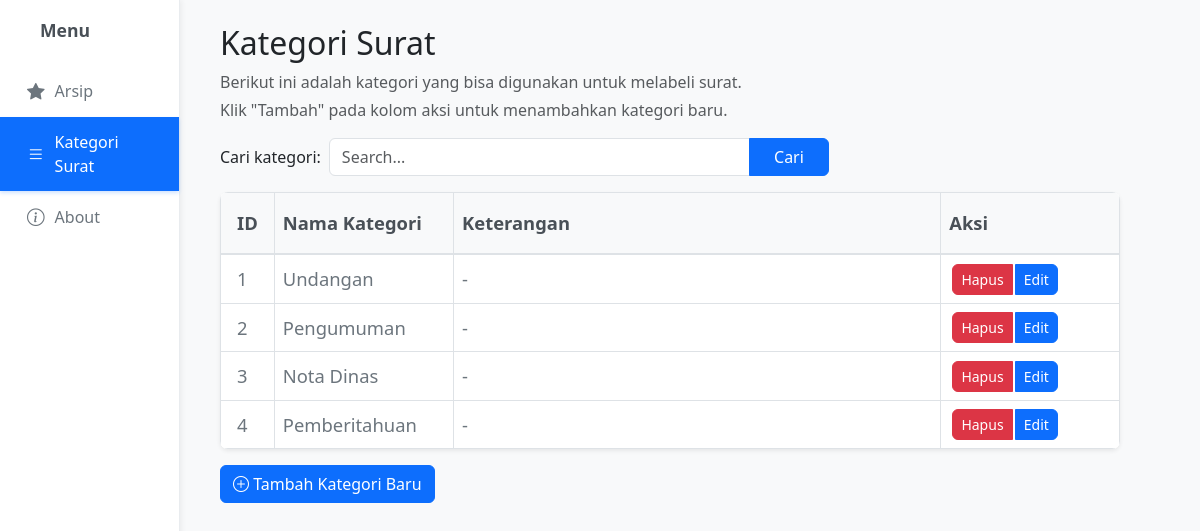
The page /kategori/ on the database its author committed.
### arsip/models.py (models this page shows, shortened)
class KategoriSurat(models.Model):
    nama = models.CharField(max_length=100, unique=True)
    keterangan = models.TextField(blank=True, null=True)

### arsip/views.py (the view, shortened to what this page needs)
# urls.py: path('kategori/', views.kategori_list, name='kategori_list'),
def kategori_list(request):
    kategori_list = KategoriSurat.objects.all()
    return render(request, 'arsip/kategori_list.html', {'kategori_list': kategori_list})

### arsip/templates/arsip/kategori_list.html (shortened to what this page needs)
{% extends 'arsip/base.html' %}
{% block content %}
<div class="px-3">
    <div class="mb-3">
        <h2 class="mb-2">Kategori Surat</h2>
        <p class="text-muted mb-1">Berikut ini adalah kategori yang bisa digunakan untuk melabeli surat.</p>
        <p class="text-muted">Klik "Tambah" pada kolom aksi untuk menambahkan kategori baru.</p>
    </div>
    <div class="row align-items-center mb-3">
        <div class="col">
            <div class="d-flex align-items-center">
                <label for="search" class="me-2">Cari kategori:</label>
                <div class="input-group" style="max-width: 500px;">
                    <input type="text" id="search" class="form-control" placeholder="Search...">
                    <button class="btn btn-primary px-4" type="button">Cari</button>
                </div>
            </div>
        </div>
    </div>
    <div class="card shadow-sm">
        <div class="card-body p-0">
            <div class="table-responsive">
                <table class="table table-hover mb-0 table-bordered table-lg" style="font-size:1.15rem; min-width:900px;">
                    <thead>
                        <tr>
                            <th class="py-3 px-3" style="width: 5%">ID</th>
                            <th class="py-3" style="width: 20%">Nama Kategori</th>
                            <th class="py-3" style="width: 55%">Keterangan</th>
                            <th class="py-3" style="width: 20%">Aksi</th>
                        </tr>
                    </thead>
                    <tbody>
                        {% for kategori in kategori_list %}
                        <tr>
                            <td class="px-3">{{ forloop.counter }}</td>
                            <td>{{ kategori.nama }}</td>
                            <td>{{ kategori.keterangan|default:"-" }}</td>
                            <td>
                                <div class="btn-group" role="group">
                                    <button type="button" class="btn btn-danger btn-sm" onclick="confirmDelete({{ kategori.id }}, '{{ kategori.nama }}')" title="Hapus">
                                        Hapus
                                    </button>
                                    <button type="button" class="btn btn-primary btn-sm" onclick="editKategori({{ kategori.id }})" title="Edit">
                                        Edit
                                    </button>
                                </div>
                            </td>
                        </tr>
                        {% empty %}
                        <tr>
                            <td colspan="4" class="text-center py-3">
                                Tidak ada data kategori.
                            </td>
                        </tr>
                        {% endfor %}
                    </tbody>
                </table>
            </div>
        </div>
    </div>
    <div class="mt-3">
        <button type="button" class="btn btn-primary" data-bs-toggle="modal" data-bs-target="#modalTambahKategori">
            <i class="bi bi-plus-circle"></i> Tambah Kategori Baru
        </button>
    </div>
</div>
{% endblock %}

### arsip/templates/arsip/base.html (style rules this page uses)
body { min-height: 100vh; display: flex; background-color: #f8f9fa; }
.table { background-color: #ffffff; border-radius: 0.5rem; overflow: hidden; margin-bottom: 0; width: 100%; }
.table th { background-color: #f8f9fa; border-bottom: 2px solid #dee2e6; color: #495057; font-weight: 600; white-space: nowrap; }
.table td { vertical-align: middle; color: #6c757d; }
.btn-group .btn { border-radius: 0.375rem; margin: 0 0.2rem; }
.card { border-radius: 0.5rem; border: none; box-shadow: 0 2px 4px rgba(0,0,0,0.05); }

### rows shown on the page
KategoriSurat: nama "Undangan", keterangan "-"
KategoriSurat: nama "Pengumuman", keterangan "-"
KategoriSurat: nama "Nota Dinas", keterangan "-"
KategoriSurat: nama "Pemberitahuan", keterangan "-"
